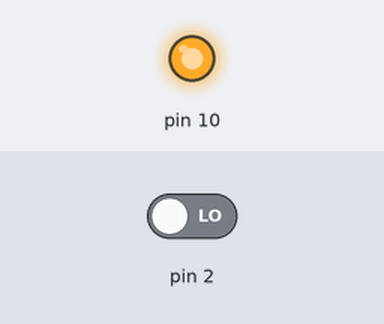
Recording of a sketch running on a simulated Arduino Uno, built with avr-gcc and run on an emulated ATmega328P. Shown: output pins drawn as LEDs (lit = HIGH). The test bench sets the inputs (shaded band); at power-on: pin 2 LOW.

Above: at 1.2 s.
1.3 s: pin 2 driven HIGH
At 1.8 s:
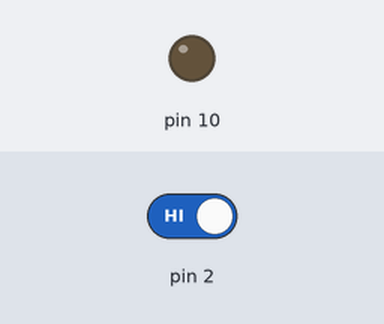
4.3 s: pin 2 driven LOW
At 5.3 s:
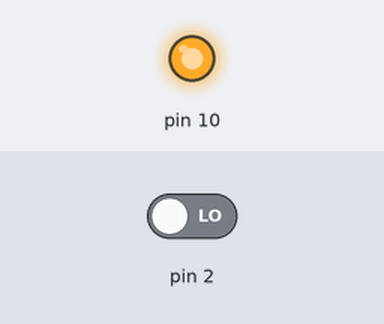
Timing chart, 0 to 7.3 s (numbered marks = the images above; inputs shaded):
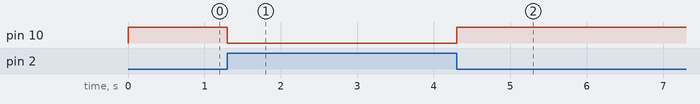

Measured:
- after the input at 1.3 s, pin 10: HIGH → LOW at once
- after the input at 4.3 s, pin 10: LOW → HIGH at once

The sketch:

solenoid_triggerpulse.ino
```cpp
// Setup
void setup(){
     Serial.begin(9600);
     pinMode(2,INPUT);
     pinMode(10,OUTPUT);
     digitalWrite(10, HIGH);
}

// Main loop
void loop(){
    if(digitalRead(2) == 1) {
       digitalWrite(10, LOW);
       delay(1000);
       digitalWrite(10, HIGH);
    }
}
```
